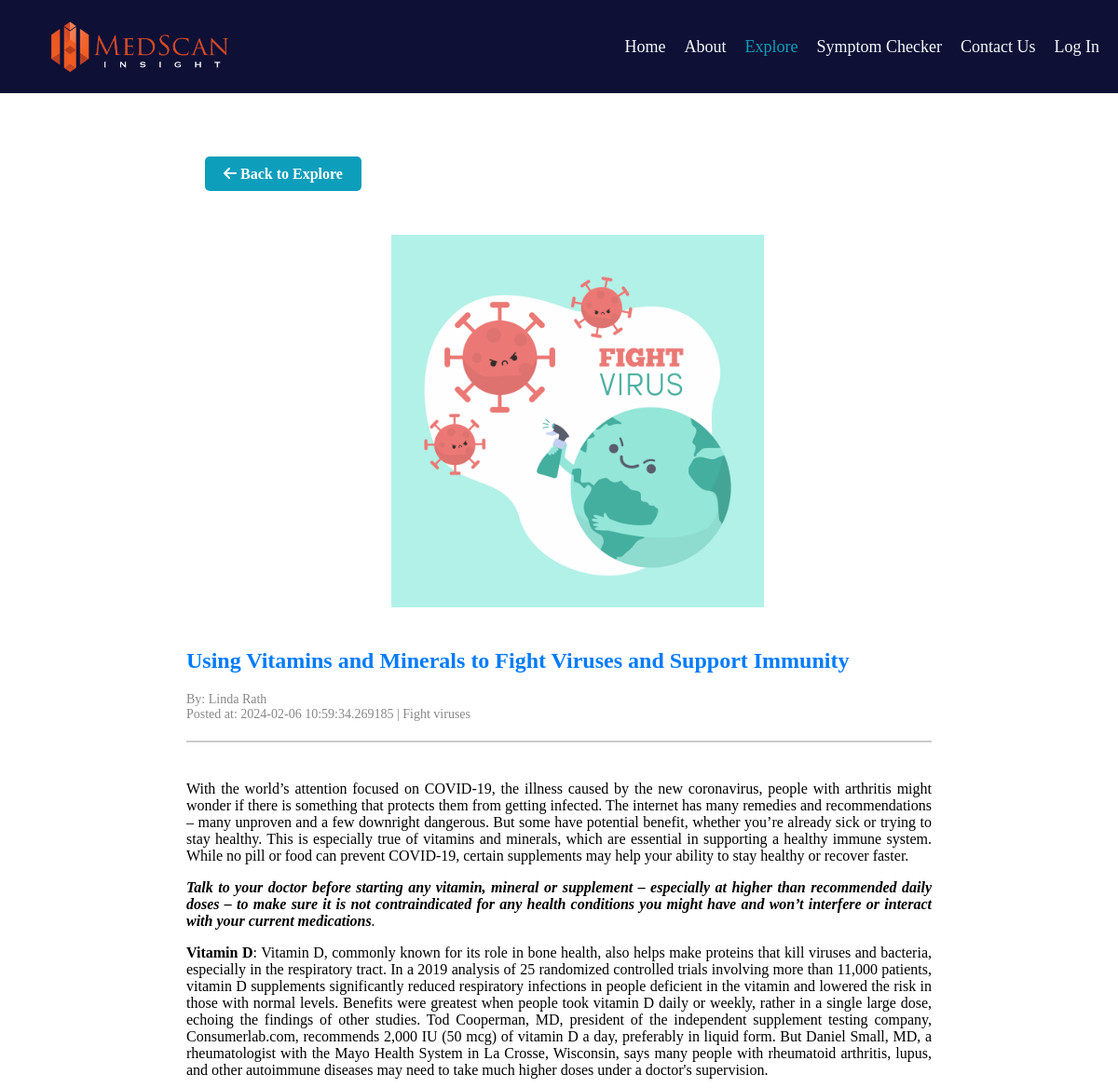
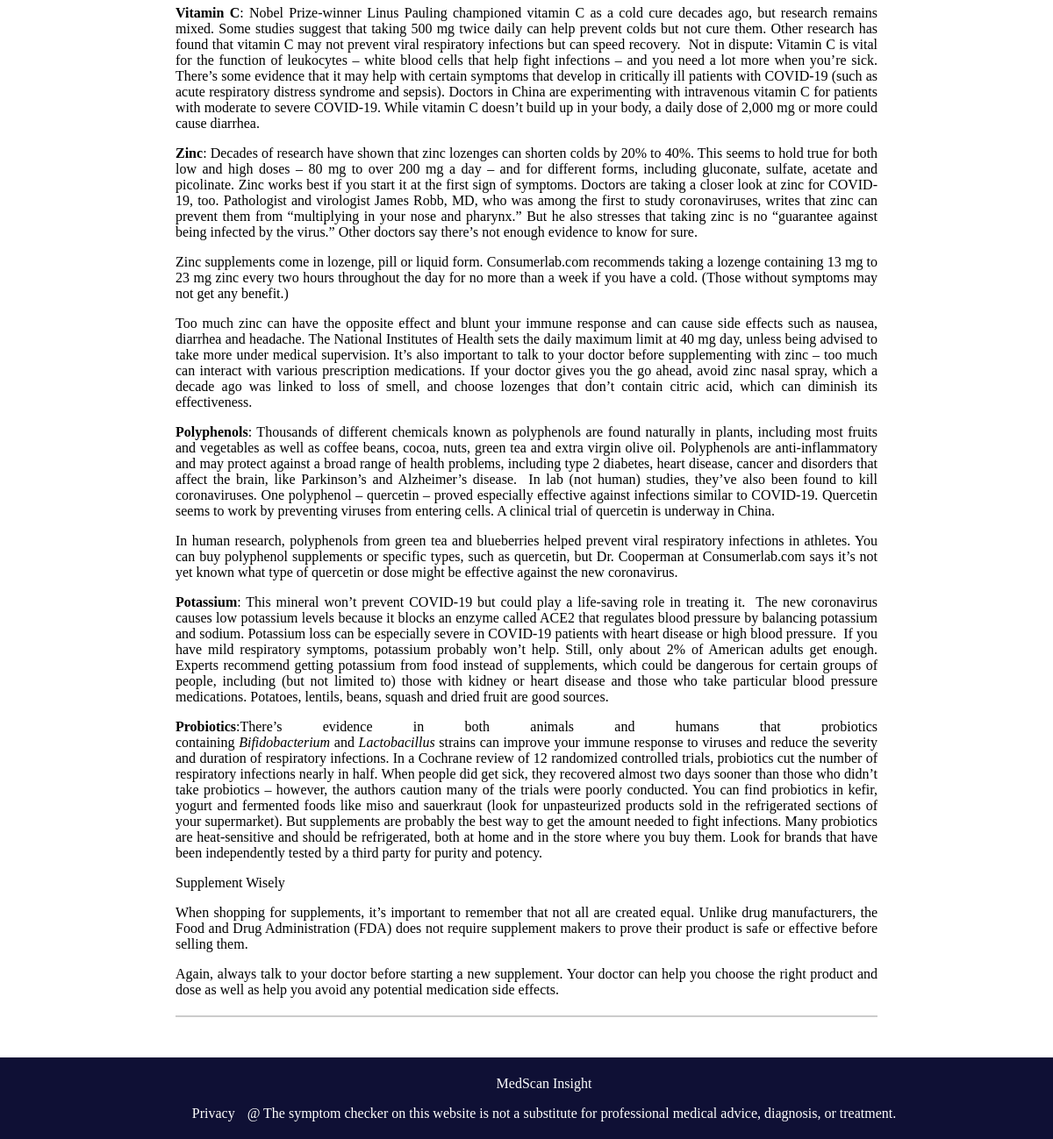
Screenshot of /post/2 with the database file from the repository (2 pictures, top to bottom).
### model.py (models this page shows, shortened)
class Posts(db.Model):
    __tablename__ = 'blogpost'
    id = db.Column(db.Integer, primary_key=True)
    title = db.Column(db.String(255))
    content = db.Column(db.Text)
    author = db.Column(db.String(255))
    date_posted = db.Column(db.DateTime, default=datetime.utcnow)
    description = db.Column(db.Text)
    slug = db.Column(db.String(255))
    image_path = db.Column(db.String(255))

### blogpost.py (the view)
@blogpost.route('/post/<int:post_id>')
def show_post(post_id):
    active_page = 'explore'
    post = Posts.query.get_or_404(post_id)
    return render_template('posts.html', post=post, active_page=active_page)

### templates/posts.html (shortened to what this page needs)
{% extends 'base.html' %}
{% block head %}
    <link rel="stylesheet" href="{{url_for('static', filename='css/posts.css')}}">
{% endblock %}
{% block body %}
    <br/>
    <div class="blog-post">
    <p class="read-more">
        <a href="/explore"><i class="fa-solid fa-arrow-left"></i>  Back to Explore</a>
    </p>
    <img src="{{ url_for('static', filename='images/' + post.image_path.split('/')[-1]) }}" alt="Blog Image">
    <h2>{{ post.title }}</h2>
    <div class="author">By: {{ post.author }}<br/>
    Posted at: {{ post.date_posted }} | {{ post.slug }} <hr>
    </div><br/>
    <div>
        {{ post.content | replace('\n', '\n') | safe }}
    </div>
        <hr><br/>
    </div>
{% endblock %}

### templates/base.html (shortened to what this page needs)
<!DOCTYPE html>
<html lang="en">
<head>
    <link rel="stylesheet" href="{{ url_for('static', filename='css/navigation_style.css') }}">
    {% block head %}{% endblock %}
</head>
<body>
    <div class="container">
        <div class="logo">
            <img src="{{ url_for('static', filename='../static/images/MedScanLogo_Horizontal.png') }}" alt="MedScan Insight Logo">
        </div>
        <ul class="navbar">
            <li><a {% if active_page=='home' %}class="active" {% endif %} href="/">Home</a></li>
            <li><a {% if active_page=='about' %}class="active" {% endif %} href="/about">About</a></li>
            <li><a {% if active_page=='explore' %}class="active" {% endif %} href="/explore">Explore</a></li>
            <li><a {% if active_page=='symptom_checker' %}class="active" {% endif %} href="/symptom_checker">Symptom Checker</a></li>
            <li><a {% if active_page=='contact' %}class="active" {% endif %} href="/contact">Contact Us</a></li>
            {% if current_user.is_authenticated %}
                <li><a {% if active_page=='profile' %}class="active" {% endif %} href="{{ url_for("login_manage.profile") }}">Profile</a></li>
            {% else %}
                <li><a {% if active_page=='login' %}class="active" {% endif %} href="{{url_for('login_manage.login_route')}}">Log In</a></li>
            {% endif %}
        </ul>
    </div>
    <div class="wrapper">
        {% block body %}{% endblock %}
    </div>
    <footer>
        <div>
            <p class="logo_name">MedScan Insight</p>
        </div>
        <div>
            <a href="/privacy">Privacy</a>
            @ The symptom checker on this website is not a substitute for professional medical advice, diagnosis, or
            treatment.
        </div>
    </footer>
</body>
</html>

### static/css/navigation_style.css (style rules this page uses)
body { display: flex; flex-direction: column; min-height: 100vh; margin: 0; overflow-x: hidden; }
.wrapper { flex: 1; }
.container { background-color: #0F1035; height: 100px; display: flex; align-items: center; margin: 0; width: 100%; }
.logo { display: flex; align-items: center; order: 1; margin-left: 30px; margin-right: 20px; max-width: 200px; }
.navbar { display: flex; align-items: center; margin-left: auto; order: 2; width: 100%; justify-content: flex-end; list-style: none; }
.navbar li { margin-right: 20px; }
.navbar a { text-decoration: none; color: #F3FAFF; font-size: 18px; }
.navbar .active { color: #0D9EBB; }
footer { background-color: #0F1035; color: white; width: 100%; bottom: 0; padding-left: 20px; padding-top: 5px; padding-bottom: 10px; text-align: center; justify-content: flex-end; }
footer div { margin-bottom: 10px; }
footer a { color: white; text-decoration: none; margin-right: 10px; }
.logo_name { color:white; }

### static/css/posts.css (style rules this page uses)
.blog-post { max-width: 800px; margin: 20px auto; text-align: left; border-radius: 8px; overflow: hidden; text-align: justify; }
img { width: 100%; height: 400px; object-fit: contain; padding:20px; }
h2 { color: #007bff; }
.author { font-size: 14px; color: #888; }
hr { border: 1px solid #ccc; margin-top: 20px; }
.read-more { text-align: left; margin-top: 20px; padding:20px; }
.read-more a { text-decoration: none; background-color: #0D9EBB; color: white; padding: 10px 20px; border-radius: 5px; font-weight: bold; }

### rows the page displays
Posts: image_path (picture), title "Using Vitamins and Minerals to Fight Viruses and Support Immunity", author "Linda Rath", date_posted "2024-02-06 10:59:34.269185", slug "Fight viruses", content "With the world’s attention focused on COVID-19, the illness caused by the new coronavirus, people with arthritis might wonder if there is something that protects them from getting infected. The internet has many remedies and recommendations – many unproven and a few downright dangerous. But some have potential benefit, whether you’re already sick or trying to stay healthy. This is especially true of vitamins and minerals, which are essential in supporting a healthy immune system. While no pill or food can prevent COVID-19, certain supplements may help your ability to stay healthy or recover faster. Talk to your doctor before starting any vitamin, mineral or supplement – especially at higher…"
